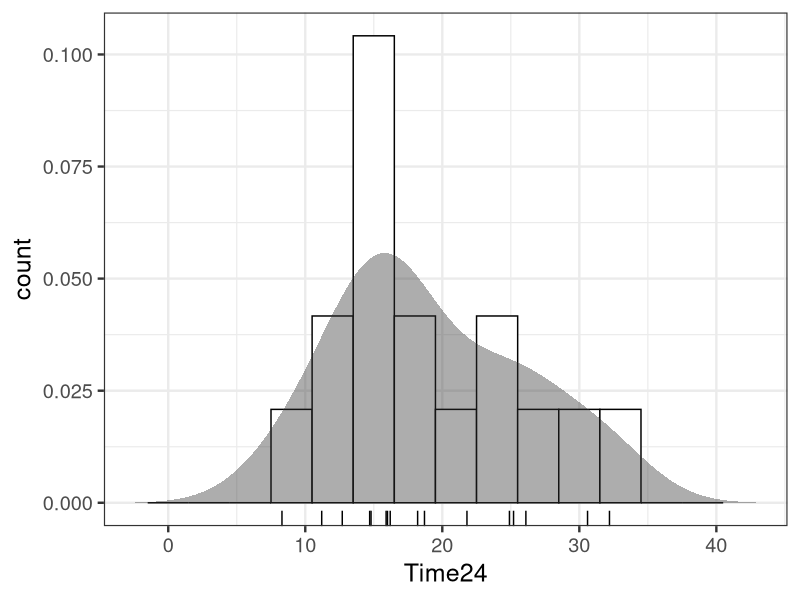

R code for this plot:
library(ggplot2)

d <- read.csv(file='input/data-conc-2.csv')

bw <- 3.0
p <- ggplot(data=d, aes(x=Time24)) +
  theme_bw(base_size=18) +
  geom_histogram(aes(y=..density..), binwidth=bw, color='black', fill='white') +
  geom_density(color=NA, fill='gray20', alpha=0.4) +
  geom_rug(sides='b') +
  labs(x='Time24', y='count') +
  xlim(range(density(d$Time24)$x)) 
ggsave(p, file='output/fig8-7-right.png', dpi=300, w=4, h=4)
